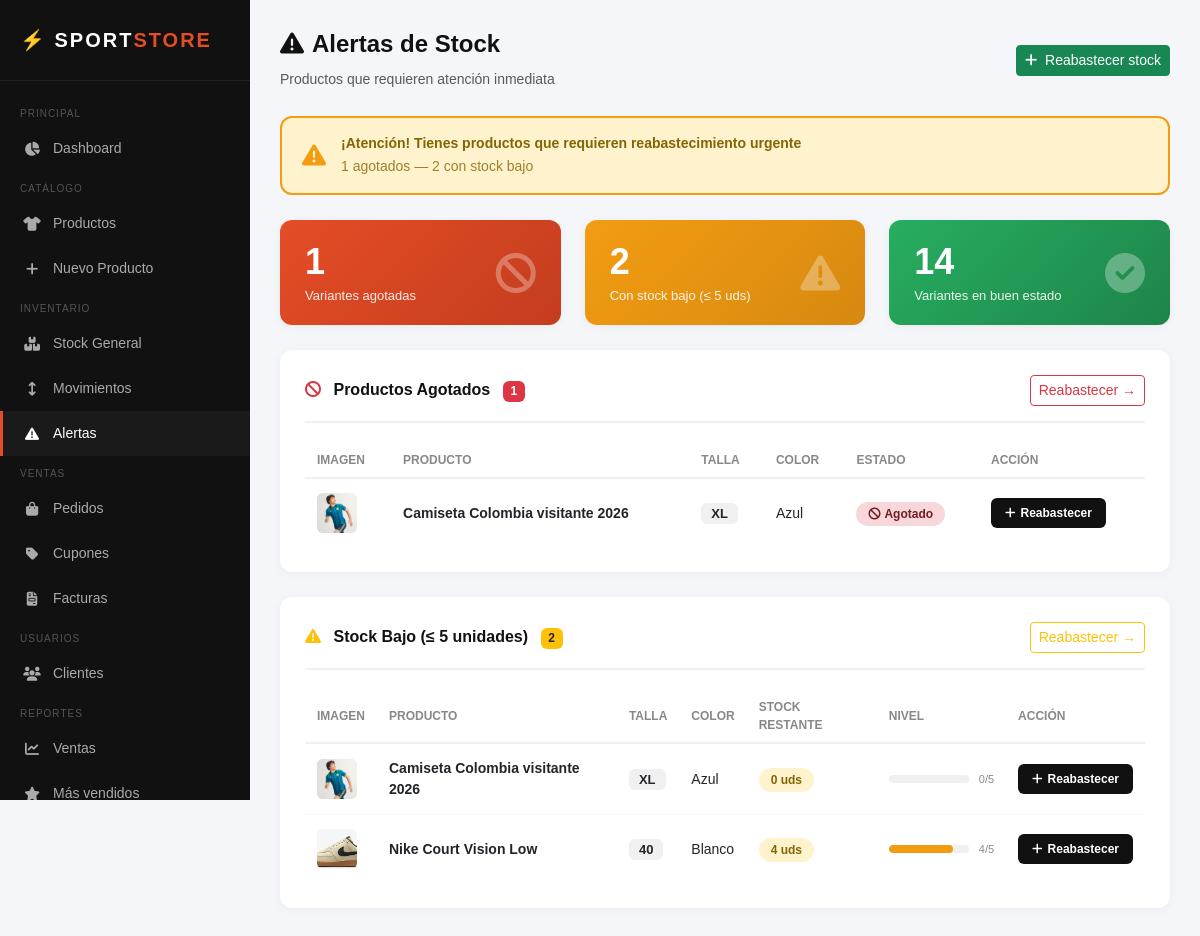
The page /admin/inventario/alertas.php (signed in) on the database its author committed.
### tables this page shows
CREATE TABLE `variantes` (
  `id` int(11) NOT NULL,
  `producto_id` int(11) NOT NULL,
  `talla` varchar(10) NOT NULL,
  `color` varchar(50) NOT NULL,
  `precio` decimal(10,2) NOT NULL,
  `stock` int(11) DEFAULT 0,
  `activo` tinyint(1) DEFAULT 1
);

CREATE TABLE `productos` (
  `id` int(11) NOT NULL,
  `nombre` varchar(150) NOT NULL,
  `descripcion` text DEFAULT NULL,
  `categoria_id` int(11) DEFAULT NULL,
  `imagen_principal` varchar(255) DEFAULT NULL,
  `coleccion` enum('nueva_temporada','outlet','mas_vendidos','normal') DEFAULT 'normal',
  `activo` tinyint(1) DEFAULT 1,
  `fecha_creacion` timestamp NOT NULL DEFAULT current_timestamp()
);

### includes/funciones_inventario.php (called while the page is built, shortened)
<?php
function obtenerStockBajo($limite = 5)
{
    $db = conectar();
    $stmt = $db->prepare("
        SELECT p.nombre, p.imagen_principal,
               v.id AS variante_id, v.talla, v.color, v.stock
        FROM variantes v
        JOIN productos p ON v.producto_id = p.id
        WHERE v.stock <= ? AND v.activo = 1 AND p.activo = 1
        ORDER BY v.stock ASC
    ");
    $stmt->execute([$limite]);
    return $stmt->fetchAll();
}
function obtenerProductosAgotados()
{
    $db = conectar();
    $stmt = $db->prepare("
        SELECT p.nombre, p.imagen_principal,
               v.id AS variante_id, v.talla, v.color
        FROM variantes v
        JOIN productos p ON v.producto_id = p.id
        WHERE v.stock = 0 AND v.activo = 1 AND p.activo = 1
        ORDER BY p.nombre
    ");
    $stmt->execute();
    return $stmt->fetchAll();
}
function resumenInventario()
{
    $db = conectar();
    $stmt = $db->prepare("
        SELECT COUNT(*) AS total FROM productos WHERE activo = 1
    ");
    $stmt->execute();
    $total_productos = $stmt->fetch()['total'];
    $stmt = $db->prepare("
        SELECT COUNT(*) AS total FROM variantes WHERE activo = 1
    ");
    $stmt->execute();
    $total_variantes = $stmt->fetch()['total'];
    $stmt = $db->prepare("
        SELECT COUNT(*) AS total FROM variantes WHERE stock = 0 AND activo = 1
    ");
    $stmt->execute();
    $agotados = $stmt->fetch()['total'];
    $stmt = $db->prepare("
        SELECT COUNT(*) AS total FROM variantes WHERE stock <= 5 AND stock > 0 AND activo = 1
    ");
    $stmt->execute();
    $stock_bajo = $stmt->fetch()['total'];
    $stmt = $db->prepare("
        SELECT SUM(stock * precio) AS valor FROM variantes WHERE activo = 1
    ");
    $stmt->execute();
    $valor_inventario = $stmt->fetch()['valor'] ?? 0;
    return [
        'total_productos' => $total_productos,
        'total_variantes' => $total_variantes,
        'agotados' => $agotados,
        'stock_bajo' => $stock_bajo,
        'valor_inventario' => $valor_inventario
    ];
}

### admin/inventario/alertas.php (the view, shortened to what this page needs)
<?php
require_once '../../includes/funciones_inventario.php';
$stock_bajo = obtenerStockBajo(5);
$agotados = obtenerProductosAgotados();
$resumen = resumenInventario();
?>
<!DOCTYPE html>
<html lang="es">
<head>
    <link href="https://cdn.jsdelivr.net/npm/bootstrap@5.3.0/dist/css/bootstrap.min.css" rel="stylesheet">
    <link href="https://cdnjs.cloudflare.com/ajax/libs/font-awesome/6.4.0/css/all.min.css" rel="stylesheet">
    <link href="../assets/css/inventario/alertas.css" rel="stylesheet">
</head>
<body>
    <div class="sidebar">
        <div class="sidebar-logo">⚡ SPORT<span>STORE</span></div>
        <nav class="sidebar-menu">
            <div class="menu-label">Principal</div>
            <a href="../index.php" class="menu-item">
                <i class="fas fa-chart-pie"></i> Dashboard
            </a>
            <div class="menu-label">Catálogo</div>
            <a href="../productos/index.php" class="menu-item">
                <i class="fas fa-shirt"></i> Productos
            </a>
            <a href="../productos/crear.php" class="menu-item">
                <i class="fas fa-plus"></i> Nuevo Producto
            </a>
            <div class="menu-label">Inventario</div>
            <a href="index.php" class="menu-item">
                <i class="fas fa-boxes-stacked"></i> Stock General
            </a>
            <a href="movimientos.php" class="menu-item">
                <i class="fas fa-arrows-up-down"></i> Movimientos
            </a>
            <a href="alertas.php" class="menu-item active">
                <i class="fas fa-triangle-exclamation"></i> Alertas
            </a>
            <div class="menu-label">Ventas</div>
            <a href="../pedidos/index.php" class="menu-item">
                <i class="fas fa-bag-shopping"></i> Pedidos
            </a>
            <a href="../cupones/index.php" class="menu-item">
                <i class="fas fa-tag"></i> Cupones
            </a>
              <a href="../facturas/index.php" class="menu-item">
                <i class="fas fa-file-invoice"></i> Facturas
            </a>
            <div class="menu-label">Usuarios</div>
            <a href="../clientes/index.php" class="menu-item">
                <i class="fas fa-users"></i> Clientes
            </a>
            <div class="menu-label">Reportes</div>
            <a href="../reportes/ventas.php" class="menu-item">
                <i class="fas fa-chart-line"></i> Ventas
            </a>
            <a href="../reportes/productos.php" class="menu-item">
                <i class="fas fa-star"></i> Más vendidos
            </a>
        </nav>
    </div>
    <div class="main-content">
        <div class="page-header">
            <div>
                <h1><i class="fas fa-triangle-exclamation me-2"></i>Alertas de Stock</h1>
                <small class="text-muted">Productos que requieren atención inmediata</small>
            </div>
            <a href="movimientos.php" class="btn btn-success btn-sm">
                <i class="fas fa-plus me-1"></i> Reabastecer stock
            </a>
        </div>
        <?php if (count($agotados) > 0 || count($stock_bajo) > 0): ?>
            <div class="banner-alerta">
                <i class="fas fa-triangle-exclamation"></i>
                <div>
                    <p>¡Atención! Tienes productos que requieren reabastecimiento urgente</p>
                    <small>
                        <?= count($agotados) ?> agotados —
                        <?= count($stock_bajo) ?> con stock bajo
                    </small>
                </div>
            </div>
        <?php endif; ?>
        <div class="row g-4 mb-2">
            <div class="col-md-4">
                <div class="alert-card alert-card-danger">
                    <div>
                        <h3><?= count($agotados) ?></h3>
                        <p>Variantes agotadas</p>
                    </div>
                    <i class="fas fa-ban card-icon"></i>
                </div>
            </div>
            <div class="col-md-4">
                <div class="alert-card alert-card-warning">
                    <div>
                        <h3><?= count($stock_bajo) ?></h3>
                        <p>Con stock bajo (≤ 5 uds)</p>
                    </div>
                    <i class="fas fa-triangle-exclamation card-icon"></i>
                </div>
            </div>
            <div class="col-md-4">
                <div class="alert-card alert-card-success">
                    <div>
                        <h3><?= $resumen['total_variantes'] - count($agotados) - count($stock_bajo) ?></h3>
                        <p>Variantes en buen estado</p>
                    </div>
                    <i class="fas fa-circle-check card-icon"></i>
                </div>
            </div>
        </div>
        <div class="card-section">
            <div class="card-section-header">
                <h5>
                    <i class="fas fa-ban text-danger me-2"></i>
                    Productos Agotados
                    <span class="badge bg-danger ms-2"><?= count($agotados) ?></span>
                </h5>
                <a href="movimientos.php" class="btn btn-sm btn-outline-danger">
                    Reabastecer →
                </a>
            </div>
            <?php if (empty($agotados)): ?>
                <div class="empty-state">
                    <i class="fas fa-circle-check" style="color:#27ae60"></i>
                    <p style="color:#27ae60">¡No hay productos agotados! 🎉</p>
                </div>
            <?php else: ?>
                <table>
                    <thead>
                        <tr>
                            <th>Imagen</th>
                            <th>Producto</th>
                            <th>Talla</th>
                            <th>Color</th>
                            <th>Estado</th>
                            <th>Acción</th>
                        </tr>
                    </thead>
                    <tbody>
                        <?php foreach ($agotados as $item): ?>
                            <tr>
                                <td>
                                    <?php if ($item['imagen_principal']): ?>
                                        <img src="../../uploads/productos/<?= htmlspecialchars($item['imagen_principal']) ?>"
                                            class="producto-img" alt="">
                                    <?php else: ?>
                                        <div class="producto-img-placeholder">
                                            <i class="fas fa-image"></i>
                                        </div>
                                    <?php endif; ?>
                                </td>
                                <td><strong><?= htmlspecialchars($item['nombre']) ?></strong></td>
                                <td>
                                    <span
                                        style="background:#f0f0f0; padding:3px 10px; border-radius:6px; font-weight:700; font-size:13px">
                                        <?= htmlspecialchars($item['talla']) ?>
                                    </span>
                                </td>
                                <td><?= htmlspecialchars($item['color']) ?></td>
                                <td>
                                    <span class="stock-badge stock-agotado">
                                        <i class="fas fa-ban me-1"></i>Agotado
                                    </span>
                                </td>
                                <td>
                                    <a href="movimientos.php" class="btn-reabastecer">
                                        <i class="fas fa-plus"></i> Reabastecer
                                    </a>
                                </td>
                            </tr>
                        <?php endforeach; ?>
                    </tbody>
                </table>
            <?php endif; ?>
        </div>
        <div class="card-section">
            <div class="card-section-header">
                <h5>
                    <i class="fas fa-triangle-exclamation text-warning me-2"></i>
                    Stock Bajo (≤ 5 unidades)
                    <span class="badge bg-warning text-dark ms-2"><?= count($stock_bajo) ?></span>
                </h5>
                <a href="movimientos.php" class="btn btn-sm btn-outline-warning">
                    Reabastecer →
                </a>
            </div>
            <?php if (empty($stock_bajo)): ?>
                <div class="empty-state">
                    <i class="fas fa-circle-check" style="color:#27ae60"></i>
                    <p style="color:#27ae60">¡Todo el stock está en buen nivel! 👍</p>
                </div>
            <?php else: ?>
                <table>
                    <thead>
                        <tr>
                            <th>Imagen</th>
                            <th>Producto</th>
                            <th>Talla</th>
                            <th>Color</th>
                            <th>Stock restante</th>
                            <th>Nivel</th>
                            <th>Acción</th>
                        </tr>
                    </thead>
                    <tbody>
                        <?php foreach ($stock_bajo as $item): ?>
                            <tr>
                                <td>
                                    <?php if ($item['imagen_principal']): ?>
                                        <img src="../../uploads/productos/<?= htmlspecialchars($item['imagen_principal']) ?>"
                                            class="producto-img" alt="">
                                    <?php else: ?>
                                        <div class="producto-img-placeholder">
                                            <i class="fas fa-image"></i>
                                        </div>
                                    <?php endif; ?>
                                </td>
                                <td><strong><?= htmlspecialchars($item['nombre']) ?></strong></td>
                                <td>
                                    <span
                                        style="background:#f0f0f0; padding:3px 10px; border-radius:6px; font-weight:700; font-size:13px">
                                        <?= htmlspecialchars($item['talla']) ?>
                                    </span>
                                </td>
                                <td><?= htmlspecialchars($item['color']) ?></td>
                                <td>
                                    <span class="stock-badge stock-bajo">
                                        <?= $item['stock'] ?> uds
                                    </span>
                                </td>
                                <td>
                                    <?php
                                    $porcentaje = ($item['stock'] / 5) * 100;
                                    $clase_bar = $item['stock'] <= 2 ? 'fill-danger' : 'fill-warning';
                                    ?>
                                    <div class="stock-bar-container">
                                        <div class="stock-bar">
                                            <div class="stock-bar-fill <?= $clase_bar ?>" style="width:<?= $porcentaje ?>%">
                                            </div>
                                        </div>
                                        <small style="color:#888; font-size:11px">
                                            <?= $item['stock'] ?>/5
                                        </small>
                                    </div>
                                </td>
                                <td>
                                    <a href="movimientos.php" class="btn-reabastecer">
                                        <i class="fas fa-plus"></i> Reabastecer
                                    </a>
                                </td>
                            </tr>
                        <?php endforeach; ?>
                    </tbody>
                </table>
            <?php endif; ?>
        </div>
    </div>
</body>
</html>

### rows shown on the page
variantes: producto.imagen_principal (picture), producto.nombre "Camiseta Colombia visitante 2026", talla "XL", color "Azul", stock "0"
variantes: producto.imagen_principal (picture), producto.nombre "Nike Court Vision Low", talla "40", color "Blanco", stock "4"

### other values the page prints
count($agotados) "1"
count($stock_bajo) "2"
$resumen['total_variantes'] - count($agotados) - count($stock_bajo) "14"
